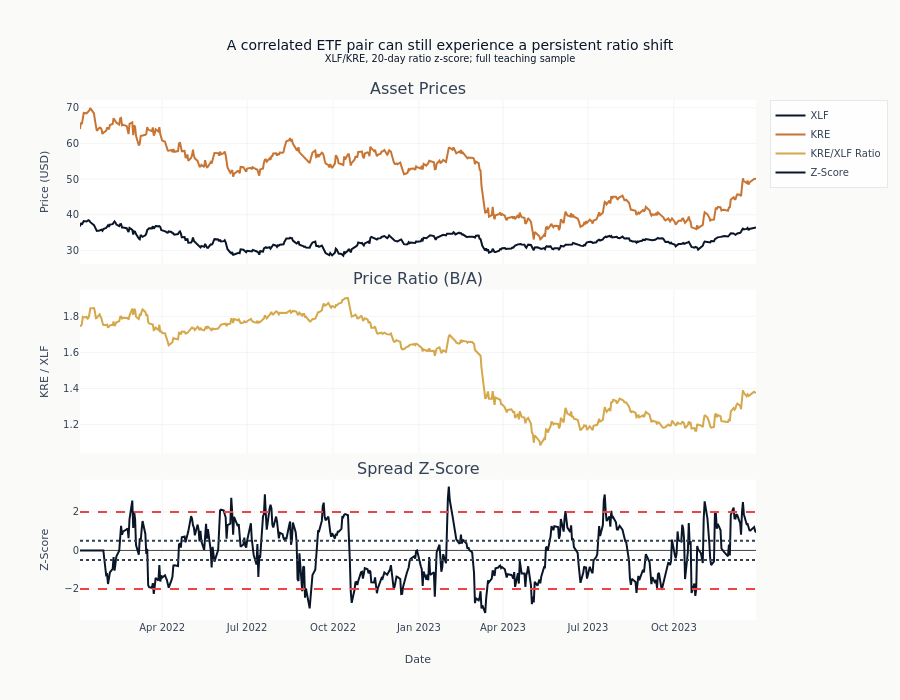

This figure's notebook cell:
### Code cell
# Add threshold lines and display
if pairs_strategy.zscore_history:
    fig.add_hline(y=2.0, line_dash="dash", line_color=COLORS["negative"], row=3, col=1)
    fig.add_hline(y=-2.0, line_dash="dash", line_color=COLORS["negative"], row=3, col=1)
    fig.add_hline(y=0.5, line_dash="dot", line_color=COLORS["neutral"], row=3, col=1)
    fig.add_hline(y=-0.5, line_dash="dot", line_color=COLORS["neutral"], row=3, col=1)

    fig.update_layout(
        height=700,
        title=(
            "A correlated ETF pair can still experience a persistent ratio shift"
            "<br><sup>XLF/KRE, 20-day ratio z-score; full teaching sample</sup>"
        ),
        showlegend=True,
    )
    fig.update_yaxes(title_text="Price (USD)", row=1, col=1)
    fig.update_yaxes(title_text="KRE / XLF", row=2, col=1)
    fig.update_yaxes(title_text="Z-Score", row=3, col=1)
    fig.update_xaxes(title_text="Date", row=3, col=1)
    fig.show()

### Figure 1 — Plotly figure (JSON) as saved in the notebook; plotly's stock layout.template omitted (floating-point values rounded to 4 significant figures; data arrays with more than 128 entries replaced by an {"elided": "..."} marker saying what was removed)
{"data": [{"line": {"color": "#0a1628"}, "name": "XLF", "type": "scatter", "x": {"elided": "500 str values"}, "xaxis": "x", "y": {"elided": "500 float values"}, "yaxis": "y"}, {"line": {"color": "#C87533"}, "name": "KRE", "type": "scatter", "x": {"elided": "500 str values"}, "xaxis": "x", "y": {"elided": "500 float values"}, "yaxis": "y"}, {"line": {"color": "#D4A84B"}, "name": "KRE/XLF Ratio", "type": "scatter", "x": {"elided": "500 str values"}, "xaxis": "x2", "y": {"elided": "500 float values"}, "yaxis": "y2"}, {"line": {"color": "#0a1628"}, "name": "Z-Score", "type": "scatter", "x": {"elided": "500 str values"}, "xaxis": "x3", "y": {"elided": "500 float values"}, "yaxis": "y3"}], "layout": {"annotations": [{"font": {"size": 16}, "showarrow": false, "text": "Asset Prices", "x": 0.5, "xanchor": "center", "xref": "paper", "y": 1.0, "yanchor": "bottom", "yref": "paper"}, {"font": {"size": 16}, "showarrow": false, "text": "Price Ratio (B/A)", "x": 0.5, "xanchor": "center", "xref": "paper", "y": 0.635, "yanchor": "bottom", "yref": "paper"}, {"font": {"size": 16}, "showarrow": false, "text": "Spread Z-Score", "x": 0.5, "xanchor": "center", "xref": "paper", "y": 0.27, "yanchor": "bottom", "yref": "paper"}], "height": 700, "shapes": [{"line": {"color": "#ef4444", "dash": "dash"}, "type": "line", "x0": 0, "x1": 1, "xref": "x3 domain", "y0": 2.0, "y1": 2.0, "yref": "y3"}, {"line": {"color": "#ef4444", "dash": "dash"}, "type": "line", "x0": 0, "x1": 1, "xref": "x3 domain", "y0": -2.0, "y1": -2.0, "yref": "y3"}, {"line": {"color": "#334155", "dash": "dot"}, "type": "line", "x0": 0, "x1": 1, "xref": "x3 domain", "y0": 0.5, "y1": 0.5, "yref": "y3"}, {"line": {"color": "#334155", "dash": "dot"}, "type": "line", "x0": 0, "x1": 1, "xref": "x3 domain", "y0": -0.5, "y1": -0.5, "yref": "y3"}], "showlegend": true, "title": {"text": "A correlated ETF pair can still experience a persistent ratio shift<br><sup>XLF/KRE, 20-day ratio z-score; full teaching sample</sup>"}, "xaxis": {"anchor": "y", "domain": [0.0, 1.0], "matches": "x3", "showticklabels": false}, "xaxis2": {"anchor": "y2", "domain": [0.0, 1.0], "matches": "x3", "showticklabels": false}, "xaxis3": {"anchor": "y3", "domain": [0.0, 1.0], "title": {"text": "Date"}}, "yaxis": {"anchor": "x", "domain": [0.685, 1.0], "title": {"text": "Price (USD)"}}, "yaxis2": {"anchor": "x2", "domain": [0.32, 0.635], "title": {"text": "KRE / XLF"}}, "yaxis3": {"anchor": "x3", "domain": [0.0, 0.27], "title": {"text": "Z-Score"}}}}
